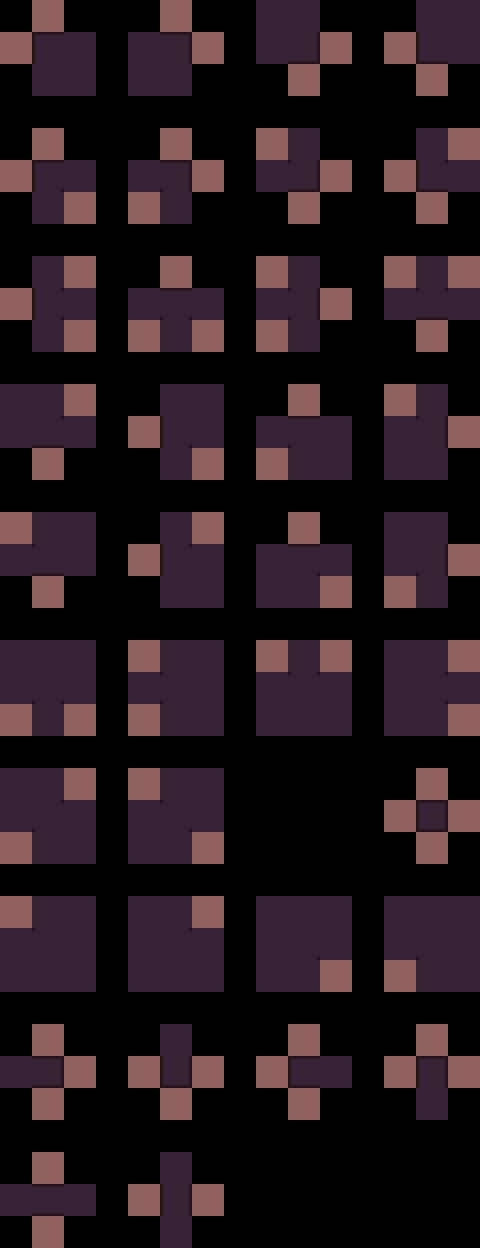

A level layout from a 2D game, rendered from its tile map. Below: a short description, then the map file with its tile-grid data intact:
An orthogonal 15x39 tile map with 32x32 px tiles, 3 tile layers (regions, input_types, output_floor_shadow), 1 hidden layer not drawn.

<map version="1.2" tiledversion="2019.03.13" orientation="orthogonal" renderorder="right-down" width="15" height="39" tilewidth="32" tileheight="32" infinite="0" nextlayerid="73" nextobjectid="1">
 <tileset firstgid="1" source="../tileset.tsx" />
 <layer id="69" name="regions" width="15" height="39">
  <data encoding="csv">
0,70,0,0,0,70,0,0,80,80,0,0,0,80,80,
70,80,80,0,80,80,70,0,80,80,70,0,70,80,80,
0,80,80,0,80,80,0,0,0,70,0,0,0,70,0,
0,0,0,0,0,0,0,0,0,0,0,0,0,0,0,
0,70,0,0,0,70,0,0,70,80,0,0,0,80,70,
70,80,80,0,80,80,70,0,80,80,70,0,70,80,80,
0,80,70,0,70,80,0,0,0,70,0,0,0,70,0,
0,0,0,0,0,0,0,0,0,0,0,0,0,0,0,
0,80,70,0,0,70,0,0,70,80,0,0,70,80,70,
70,80,80,0,80,80,80,0,80,80,70,0,80,80,80,
0,80,70,0,70,80,70,0,70,80,0,0,0,70,0,
0,0,0,0,0,0,0,0,0,0,0,0,0,0,0,
80,80,70,0,0,80,80,0,0,70,0,0,70,80,0,
80,80,80,0,70,80,80,0,80,80,80,0,80,80,70,
0,70,0,0,0,80,70,0,70,80,80,0,80,80,0,
0,0,0,0,0,0,0,0,0,0,0,0,0,0,0,
70,80,80,0,0,80,70,0,0,70,0,0,80,80,0,
80,80,80,0,70,80,80,0,80,80,80,0,80,80,70,
0,70,0,0,0,80,80,0,80,80,70,0,70,80,0,
0,0,0,0,0,0,0,0,0,0,0,0,0,0,0,
80,80,80,0,70,80,80,0,70,80,70,0,80,80,70,
80,80,80,0,80,80,80,0,80,80,80,0,80,80,80,
70,80,70,0,70,80,80,0,80,80,80,0,80,80,70,
0,0,0,0,0,0,0,0,0,0,0,0,0,0,0,
80,80,70,0,70,80,80,0,0,0,0,0,0,70,0,
80,80,80,0,80,80,80,0,0,0,0,0,70,80,70,
70,80,80,0,80,80,70,0,0,0,0,0,0,70,0,
0,0,0,0,0,0,0,0,0,0,0,0,0,0,0,
70,80,80,0,80,80,70,0,80,80,80,0,80,80,80,
80,80,80,0,80,80,80,0,80,80,80,0,80,80,80,
80,80,80,0,80,80,80,0,80,80,70,0,70,80,80,
0,0,0,0,0,0,0,0,0,0,0,0,0,0,0,
0,70,0,0,0,80,0,0,0,70,0,0,0,70,0,
80,80,70,0,70,80,70,0,70,80,80,0,70,80,70,
0,70,0,0,0,70,0,0,0,70,0,0,0,80,0,
0,0,0,0,0,0,0,0,0,0,0,0,0,0,0,
0,70,0,0,0,80,0,0,0,0,0,0,0,0,0,
80,80,80,0,70,80,70,0,0,0,0,0,0,0,0,
0,70,0,0,0,80,0,0,0,0,0,0,0,0,0
</data>
 </layer>
 <layer id="70" name="input_types" width="15" height="39">
  <data encoding="csv">
0,0,0,0,0,0,0,0,80,80,0,0,0,80,80,
0,80,80,0,80,80,0,0,80,80,0,0,0,80,80,
0,80,80,0,80,80,0,0,0,0,0,0,0,0,0,
0,0,0,0,0,0,0,0,0,0,0,0,0,0,0,
0,0,0,0,0,0,0,0,0,80,0,0,0,80,0,
0,80,80,0,80,80,0,0,80,80,0,0,0,80,80,
0,80,0,0,0,80,0,0,0,0,0,0,0,0,0,
0,0,0,0,0,0,0,0,0,0,0,0,0,0,0,
0,80,0,0,0,0,0,0,0,80,0,0,0,80,0,
0,80,80,0,80,80,80,0,80,80,0,0,80,80,80,
0,80,0,0,0,80,0,0,0,80,0,0,0,0,0,
0,0,0,0,0,0,0,0,0,0,0,0,0,0,0,
80,80,0,0,0,80,80,0,0,0,0,0,0,80,0,
80,80,80,0,0,80,80,0,80,80,80,0,80,80,0,
0,0,0,0,0,80,0,0,0,80,80,0,80,80,0,
0,0,0,0,0,0,0,0,0,0,0,0,0,0,0,
0,80,80,0,0,80,0,0,0,0,0,0,80,80,0,
80,80,80,0,0,80,80,0,80,80,80,0,80,80,0,
0,0,0,0,0,80,80,0,80,80,0,0,0,80,0,
0,0,0,0,0,0,0,0,0,0,0,0,0,0,0,
80,80,80,0,0,80,80,0,0,80,0,0,80,80,0,
80,80,80,0,80,80,80,0,80,80,80,0,80,80,80,
0,80,0,0,0,80,80,0,80,80,80,0,80,80,0,
0,0,0,0,0,0,0,0,0,0,0,0,0,0,0,
80,80,0,0,0,80,80,0,0,0,0,0,0,0,0,
80,80,80,0,80,80,80,0,0,0,0,0,0,80,0,
0,80,80,0,80,80,0,0,0,0,0,0,0,0,0,
0,0,0,0,0,0,0,0,0,0,0,0,0,0,0,
0,80,80,0,80,80,0,0,80,80,80,0,80,80,80,
80,80,80,0,80,80,80,0,80,80,80,0,80,80,80,
80,80,80,0,80,80,80,0,80,80,0,0,0,80,80,
0,0,0,0,0,0,0,0,0,0,0,0,0,0,0,
0,0,0,0,0,80,0,0,0,0,0,0,0,0,0,
80,80,0,0,0,80,0,0,0,80,80,0,0,80,0,
0,0,0,0,0,0,0,0,0,0,0,0,0,80,0,
0,0,0,0,0,0,0,0,0,0,0,0,0,0,0,
0,0,0,0,0,80,0,0,0,0,0,0,0,0,0,
80,80,80,0,0,80,0,0,0,0,0,0,0,0,0,
0,0,0,0,0,80,0,0,0,0,0,0,0,0,0
</data>
 </layer>
 <layer id="71" name="inputnot_types" width="15" height="39" visible="0">
  <data encoding="csv">
0,80,0,0,0,80,0,0,0,0,0,0,0,0,0,
80,0,0,0,0,0,80,0,0,0,80,0,80,0,0,
0,0,0,0,0,0,0,0,0,80,0,0,0,80,0,
0,0,0,0,0,0,0,0,0,0,0,0,0,0,0,
0,80,0,0,0,80,0,0,80,0,0,0,0,0,80,
80,0,0,0,0,0,80,0,0,0,80,0,80,0,0,
0,0,80,0,80,0,0,0,0,80,0,0,0,80,0,
0,0,0,0,0,0,0,0,0,0,0,0,0,0,0,
0,0,80,0,0,80,0,0,80,0,0,0,80,0,80,
80,0,0,0,0,0,0,0,0,0,80,0,0,0,0,
0,0,80,0,80,0,80,0,80,0,0,0,0,80,0,
0,0,0,0,0,0,0,0,0,0,0,0,0,0,0,
0,0,80,0,0,0,0,0,0,80,0,0,80,0,0,
0,0,0,0,80,0,0,0,0,0,0,0,0,0,80,
0,80,0,0,0,0,80,0,80,0,0,0,0,0,0,
0,0,0,0,0,0,0,0,0,0,0,0,0,0,0,
80,0,0,0,0,0,80,0,0,80,0,0,0,0,0,
0,0,0,0,80,0,0,0,0,0,0,0,0,0,80,
0,80,0,0,0,0,0,0,0,0,80,0,80,0,0,
0,0,0,0,0,0,0,0,0,0,0,0,0,0,0,
0,0,0,0,80,0,0,0,80,0,80,0,0,0,80,
0,0,0,0,0,0,0,0,0,0,0,0,0,0,0,
80,0,80,0,80,0,0,0,0,0,0,0,0,0,80,
0,0,0,0,0,0,0,0,0,0,0,0,0,0,0,
0,0,80,0,80,0,0,0,0,0,0,0,0,80,0,
0,0,0,0,0,0,0,0,0,0,0,0,80,0,80,
80,0,0,0,0,0,80,0,0,0,0,0,0,80,0,
0,0,0,0,0,0,0,0,0,0,0,0,0,0,0,
80,0,0,0,0,0,80,0,0,0,0,0,0,0,0,
0,0,0,0,0,0,0,0,0,0,0,0,0,0,0,
0,0,0,0,0,0,0,0,0,0,80,0,80,0,0,
0,0,0,0,0,0,0,0,0,0,0,0,0,0,0,
0,80,0,0,0,0,0,0,0,80,0,0,0,80,0,
0,0,80,0,80,0,80,0,80,0,0,0,80,0,80,
0,80,0,0,0,80,0,0,0,80,0,0,0,0,0,
0,0,0,0,0,0,0,0,0,0,0,0,0,0,0,
0,80,0,0,0,0,0,0,0,0,0,0,0,0,0,
0,0,0,0,80,0,80,0,0,0,0,0,0,0,0,
0,80,0,0,0,0,0,0,0,0,0,0,0,0,0
</data>
 </layer>
 <layer id="72" name="output_floor_shadow" width="15" height="39">
  <data encoding="csv">
0,0,0,0,0,0,0,0,0,0,0,0,0,0,0,
0,12,0,0,0,15,0,0,0,35,0,0,0,32,0,
0,0,0,0,0,0,0,0,0,0,0,0,0,0,0,
0,0,0,0,0,0,0,0,0,0,0,0,0,0,0,
0,0,0,0,0,0,0,0,0,0,0,0,0,0,0,
0,81,0,0,0,82,0,0,0,83,0,0,0,84,0,
0,0,0,0,0,0,0,0,0,0,0,0,0,0,0,
0,0,0,0,0,0,0,0,0,0,0,0,0,0,0,
0,0,0,0,0,0,0,0,0,0,0,0,0,0,0,
0,86,0,0,0,87,0,0,0,88,0,0,0,89,0,
0,0,0,0,0,0,0,0,0,0,0,0,0,0,0,
0,0,0,0,0,0,0,0,0,0,0,0,0,0,0,
0,0,0,0,0,0,0,0,0,0,0,0,0,0,0,
0,90,0,0,0,91,0,0,0,92,0,0,0,93,0,
0,0,0,0,0,0,0,0,0,0,0,0,0,0,0,
0,0,0,0,0,0,0,0,0,0,0,0,0,0,0,
0,0,0,0,0,0,0,0,0,0,0,0,0,0,0,
0,94,0,0,0,95,0,0,0,96,0,0,0,97,0,
0,0,0,0,0,0,0,0,0,0,0,0,0,0,0,
0,0,0,0,0,0,0,0,0,0,0,0,0,0,0,
0,0,0,0,0,0,0,0,0,0,0,0,0,0,0,
0,98,0,0,0,99,0,0,0,100,0,0,0,101,0,
0,0,0,0,0,0,0,0,0,0,0,0,0,0,0,
0,0,0,0,0,0,0,0,0,0,0,0,0,0,0,
0,0,0,0,0,0,0,0,0,0,0,0,0,0,0,
0,102,0,0,0,103,0,0,0,0,0,0,0,85,0,
0,0,0,0,0,0,0,0,0,0,0,0,0,0,0,
0,0,0,0,0,0,0,0,0,0,0,0,0,0,0,
0,0,0,0,0,0,0,0,0,0,0,0,0,0,0,
0,104,0,0,0,105,0,0,0,106,0,0,0,107,0,
0,0,0,0,0,0,0,0,0,0,0,0,0,0,0,
0,0,0,0,0,0,0,0,0,0,0,0,0,0,0,
0,0,0,0,0,0,0,0,0,0,0,0,0,0,0,
0,76,0,0,0,67,0,0,0,77,0,0,0,75,0,
0,0,0,0,0,0,0,0,0,0,0,0,0,0,0,
0,0,0,0,0,0,0,0,0,0,0,0,0,0,0,
0,0,0,0,0,0,0,0,0,0,0,0,0,0,0,
0,65,0,0,0,66,0,0,0,0,0,0,0,0,0,
0,0,0,0,0,0,0,0,0,0,0,0,0,0,0
</data>
 </layer>
</map>
